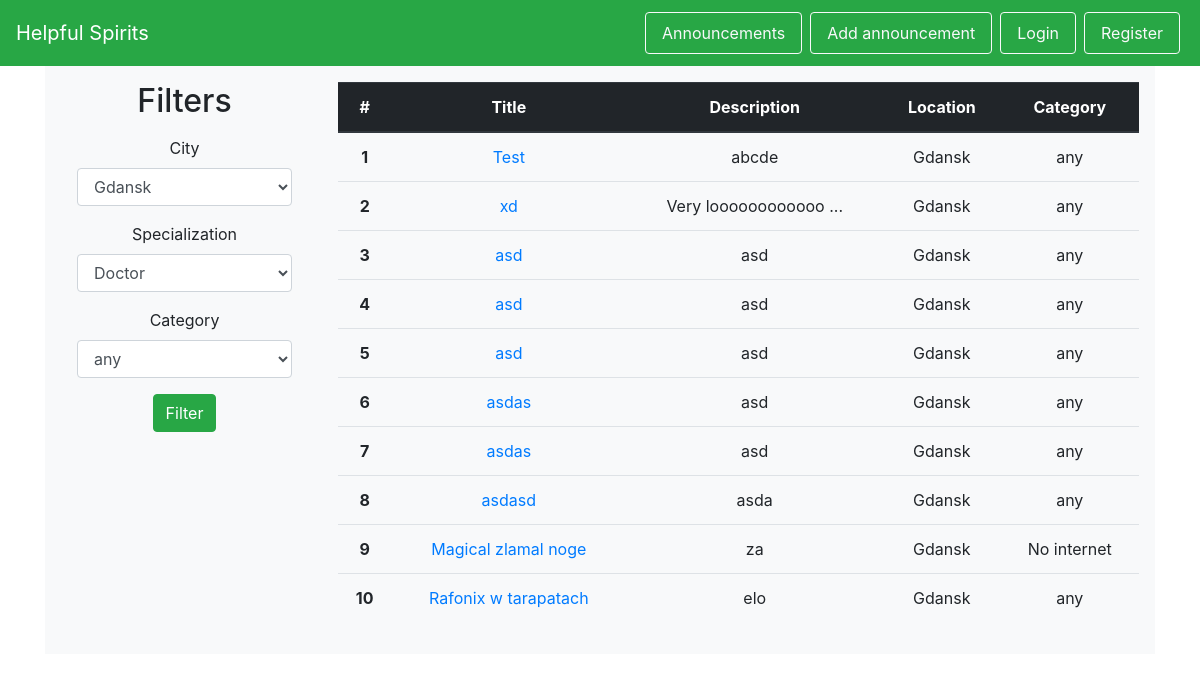
Page /posters on the earlier database version.
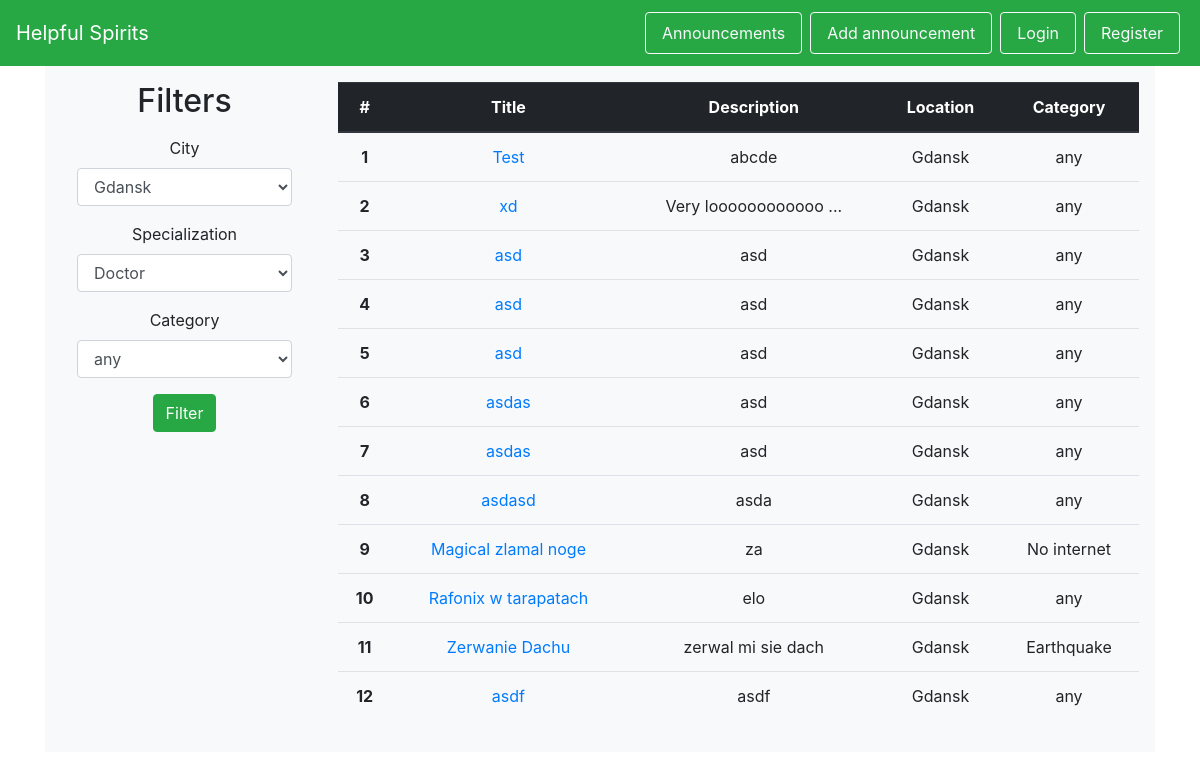
Same page on the later database version.
### helpful_spirits/models.py (models this page shows, shortened)
class Poster(db.Model):
    id = db.Column(db.Integer, primary_key=True)
    add_date = db.Column(db.Date, nullable=False)
    start_date = db.Column(db.Date, nullable=False)
    end_date = db.Column(db.Date)
    is_active = db.Column(db.Boolean, nullable=False)
    title = db.Column(db.String(100), nullable=False)
    description = db.Column(db.String(1000), nullable=False)
    location_id = db.Column(db.Integer, db.ForeignKey('location.id'), nullable=False)
    victim_id = db.Column(db.Integer, db.ForeignKey('victim.id'), nullable=False)
    category_id = db.Column(db.Integer, db.ForeignKey('category.id'), nullable=False)
    @staticmethod
    def get_all_active():
        return Poster.query.filter_by(is_active=True).filter(Poster.end_date >= date.today()).all()

class City(db.Model):
    id = db.Column(db.Integer, primary_key=True)
    id = db.Column(db.Integer, primary_key=True)
    name = db.Column(db.String(50), nullable=False, unique=True)
    volunteers = db.relationship('Volunteer', backref='city')
    locations = db.relationship('Location', backref='city')

class Category(db.Model):
    id = db.Column(db.Integer, primary_key=True)
    name = db.Column(db.String(50), nullable=False)
    danger_level = db.Column(db.Integer, nullable=False)
    posters = db.relationship('Poster', backref='category')

### helpful_spirits/views.py (the view)
@app.route('/posters', methods=['GET', 'POST'])
def posters():
    form = FilterSearch()
    if form.validate_on_submit():
        specific_posters = Poster.get_specific(category=form.category_name.data, city=form.city.data,
                                               specialization=None)
        iterator_ = zip(specific_posters, range(len(specific_posters)))
        return render_template('posters.html', posters=iterator_, form=form)
    else:
        all_active_posters = Poster.get_all_active()
        iterator_ = zip(all_active_posters, range(len(all_active_posters)))
        return render_template('posters.html', posters=iterator_, form=form)

### helpful_spirits/forms.py
class FilterSearch(Form):
    city_choices = [(city.name, city.name) for city in City.get_all()]
    category_choices = [(category.name, category.name) for category in Category.get_all()]
    specialisation_choices = [(specialisation.name, specialisation.name) for specialisation in Specialisation.get_all()]
    city = SelectField('City', choices=city_choices, validators=[DataRequired()])
    specialisation = SelectField('Specialization', choices=specialisation_choices)
    category_name = SelectField('Category', choices=category_choices, validators=[DataRequired()])

### helpful_spirits/templates/posters.html (shortened to what this page needs)
{% extends 'base.html' %}
{% from "includes/_forms.html" import render_field %}
{% block body %}
<div id="wrapper-divPC" style="background-color: #f8f9fa;">
    <div class="row py-3 px-3">
        <div class="col-md-3 col-xs-12 text-center">
            <h2>Filters</h2>
            <p>
                <form id="register-form" method="POST" action="/posters">
                    <div class="form-group mx-3">
                        {{ render_field(form.city, class_="form-control") }}
                    </div>
                    <div class="form-group mx-3">
                        {{ render_field(form.specialisation, class_="form-control") }}
                    </div>
                    <div class="form-group mx-3">
                        {{ render_field(form.category_name, class_="form-control") }}
                    </div>
                    <p><input type="submit" class="btn btn-success mx-3" value="Filter"></p>
                </form>
            </p>
        </div>
        <div class="col-md-9 col-xs-12">
            <div id="posters">
                <table class="table text-center">
                    <thead class="thead-dark">
                        <tr>
                            <th scope="col">#</th>
                            <th scope="col">Title</th>
                            <th scope="col">Description</th>
                            <th scope="col">Location</th>
                            <th scope="col">Category</th>
                        </tr>
                    </thead>
                    <tbody>
                        {% for poster, index in posters %}
                        <tr>
                            <th scope="row">{{ index + 1 }}</th>
                            <td><a href="/posters/{{ poster.id }}"> {{ poster.title }}</a></td>
                            <td>{{ poster.description[0:18] }}{% if poster.description[18]!=nil %}
                                ...{% endif %}</td>
                            <td>{{ poster.location.city.name }}</td>
                            <td>{{ poster.category.name }}</td>
                        </tr>
                        {% endfor %}
                    </tbody>
                </table>
            </div>
        </div>
    </div>
    </div>
</div>
{% endblock %}

Differences in the rows shown:
added Poster: index "11", title "Zerwanie Dachu", description "zerwal mi sie dach", location.city.name "Gdansk", category.name "Earthquake"
added Poster: index "12", title "asdf", description "asdf", location.city.name "Gdansk", category.name "any"
